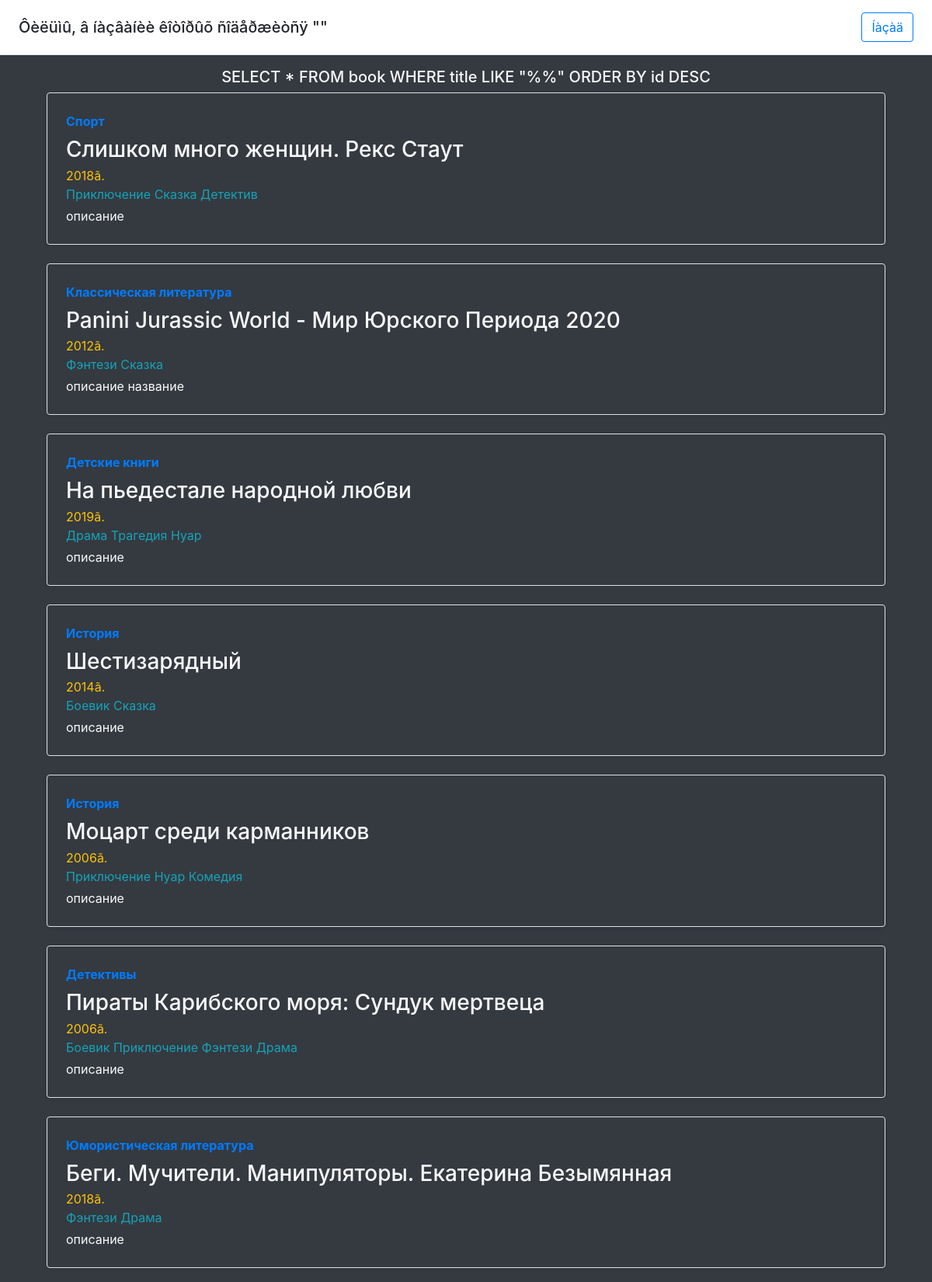
/query2.php (upper part), run on the app's committed database.
### tables this page shows
CREATE TABLE IF NOT EXISTS `book` (
  `id` int(11) NOT NULL AUTO_INCREMENT,
  `title` varchar(50) NOT NULL,
  `year` year(4) DEFAULT NULL,
  `description` text,
  `cover` varchar(50) DEFAULT NULL,
  `category_id` int(11) NOT NULL,
  PRIMARY KEY (`id`),
  KEY `category_id` (`category_id`)
);

CREATE TABLE IF NOT EXISTS `category` (
  `id` int(11) NOT NULL AUTO_INCREMENT,
  `title` varchar(50) NOT NULL,
  `description` text,
  PRIMARY KEY (`id`)
);

CREATE TABLE IF NOT EXISTS `book_genre` (
  `genre_id` int(11) NOT NULL DEFAULT '0',
  `book_id` int(11) NOT NULL DEFAULT '0',
  PRIMARY KEY (`genre_id`,`book_id`),
  KEY `book_id` (`book_id`)
);

CREATE TABLE IF NOT EXISTS `genre` (
  `id` int(11) NOT NULL AUTO_INCREMENT,
  `title` varchar(50) NOT NULL,
  `description` text,
  PRIMARY KEY (`id`)
);

### query2.php (the view, shortened to what this page needs)
<!DOCTYPE html>
<html lang="ru">
<head>
    <link rel="stylesheet" href="https://cdn.jsdelivr.net/npm/bootstrap@4.5.3/dist/css/bootstrap.min.css">
</head>
<body class="bg-dark">
  <header class="d-flex flex-column flex-md-row align-items-center justify-content-between p-3 px-md-4 mb-3 bg-white border-bottom shadow-sm">
    <p class="h5 my-0 me-md-auto fw-normal">Ôèëüìû, â íàçâàíèè êîòîðûõ ñîäåðæèòñÿ "<?= $_POST['title_template']?>"</p>
    <a class="btn btn-outline-primary" href="queries.php">Íàçàä</a>
  </header>
  <div class="container">
  <?php
    require('connect_db.php');
    $sql = 'SELECT * FROM book WHERE title LIKE "%'.$_POST['title_template'].'%" ORDER BY id DESC';
  ?>
    <p class="text-center h5 text-light"><?=$sql?></p>
  <div class="d-flex flex-wrap">
    <?php
        $query = $pdo->query($sql);
        while ($row = $query->fetch(PDO::FETCH_OBJ)):
    ?>
    <div class="col-md-12">
        <div class="row no-gutters border rounded overflow-hidden flex-md-row mb-4 shadow-sm h-md-250 position-relative">
            <div class="col p-4 d-flex flex-column position-static">
                <strong class="d-inline-block mb-2 text-primary">
                    <?php
                        $sql1 = 'SELECT title FROM category WHERE id = '.$row->category_id;
                        $query1 = $pdo->query($sql1);
                        $query1 = $query1->fetch();
                        echo $query1[0];
                    ?>
                </strong>
                <h3 class="mb-0 text-light"><?=$row->title?></h3>
                <div class="mt-1 text-warning"><?=$row->year?>ã.</div>
                <div class="mb-1 text-info">
                <?php
                $sql2 ='SELECT genre_id FROM book_genre WHERE book_id = '.$row->id;
                    $query2 = $pdo->query($sql2);
                    while ($row1 = $query2->fetch()) {
                      $sql3 = 'SELECT title FROM genre WHERE id = '.$row1[0];
                        $query3 = $pdo->query($sql3);
                        $query3 = $query3->fetch();
                        echo $query3[0].' ';
                    }
                ?>
                </div>
                <p class="card-text mb-auto text-light"><?=$row->description?></p>
            </div>
        </div>
    </div>
    <?php endwhile?>
  </div>
  </div>
</body>
</html>

### data on the page
book: category.title "Спорт", title "Слишком много женщин. Рекс Стаут", year "2018", description "описание"
book_genre: genre.title "Приключение"
book_genre: genre.title "Сказка"
book_genre: genre.title "Детектив"
book: category.title "Классическая литература", title "Panini Jurassic World - Мир Юрского Периода 2020", year "2012", description "описание название"
book_genre: genre.title "Фэнтези"
book_genre: genre.title "Сказка"
book: category.title "Детские книги", title "На пьедестале народной любви", year "2019", description "описание"
book_genre: genre.title "Драма"
book_genre: genre.title "Трагедия"
book_genre: genre.title "Нуар"
book: category.title "История", title "Шестизарядный", year "2014", description "описание"
book_genre: genre.title "Боевик"
book_genre: genre.title "Сказка"
book: category.title "История", title "Моцарт среди карманников", year "2006", description "описание"
book_genre: genre.title "Приключение"
book_genre: genre.title "Нуар"
book_genre: genre.title "Комедия"
book: category.title "Детективы", title "Пираты Карибского моря: Сундук мертвеца", year "2006", description "описание"
book_genre: genre.title "Боевик"
book_genre: genre.title "Приключение"
book_genre: genre.title "Фэнтези"
book_genre: genre.title "Драма"
book: category.title "Юмористическая литература", title "Беги. Мучители. Манипуляторы. Екатерина Безымянная", year "2018", description "описание"
book_genre: genre.title "Фэнтези"
book_genre: genre.title "Драма"

### other printed values
$sql "SELECT * FROM book WHERE title LIKE \"%%\" ORDER BY id DESC"
